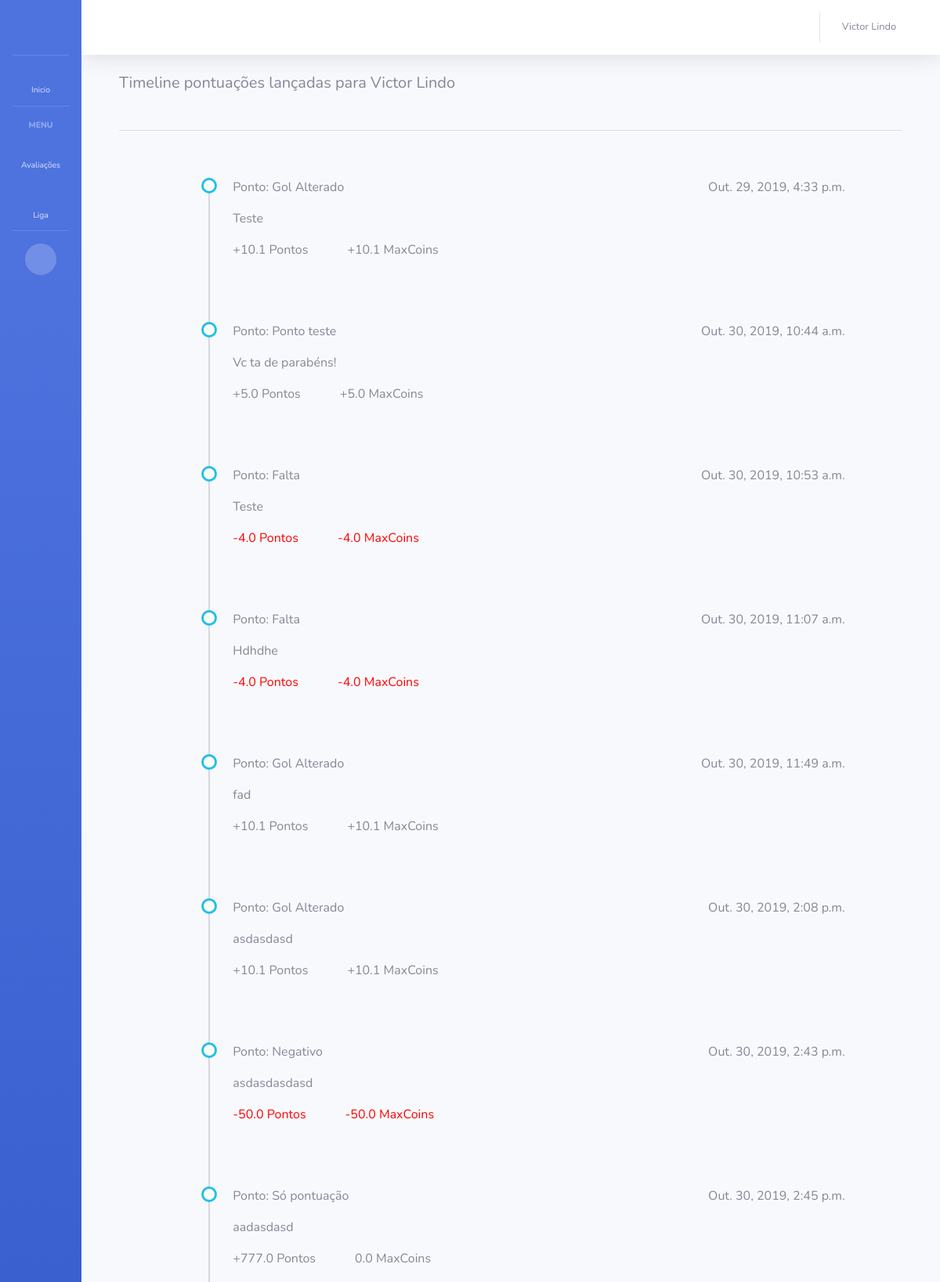
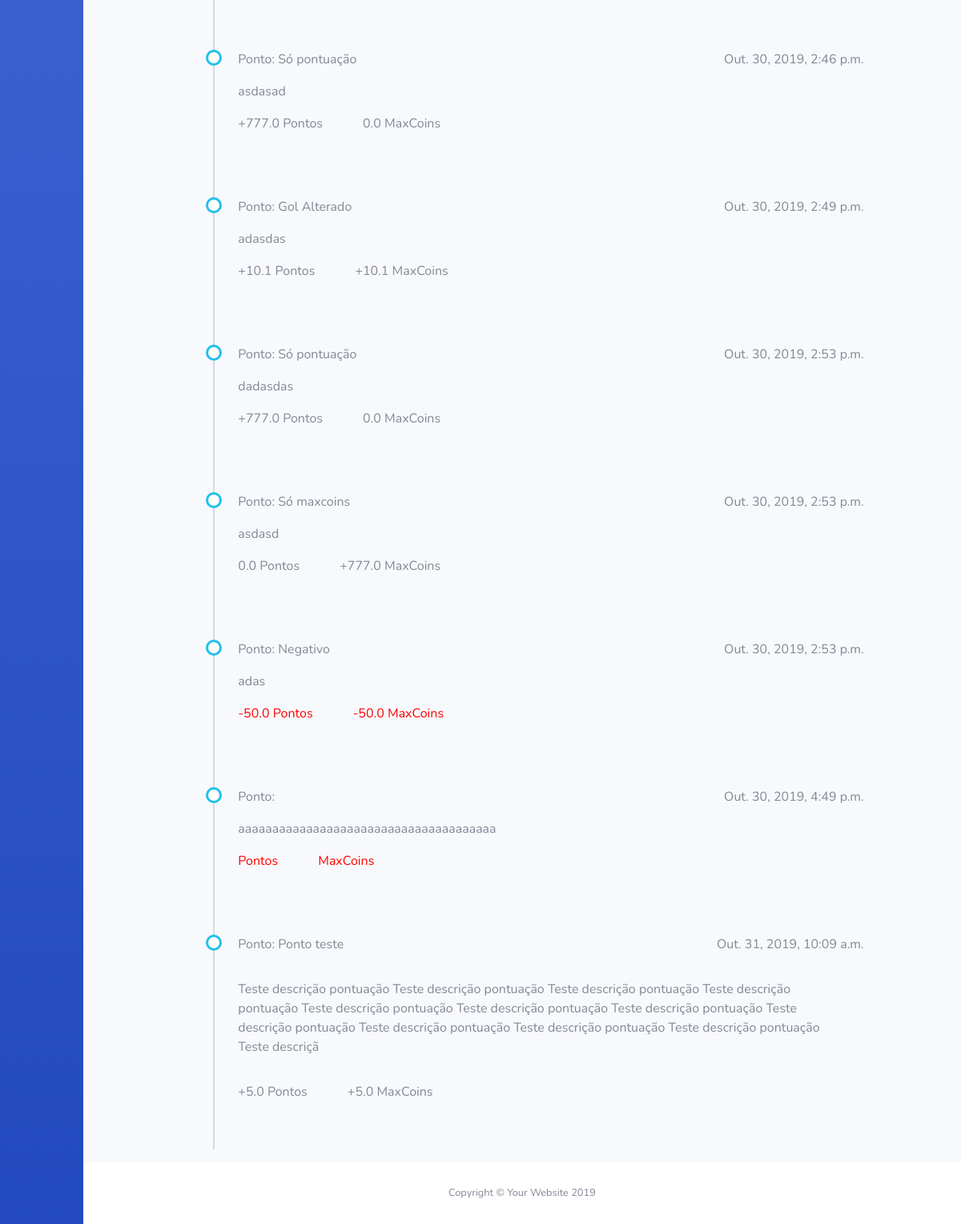
The page /avaliacoes/minhas-avaliacoes/ (signed in) on the database its author committed (2 pictures, top to bottom).
### app_maxliga/models.py (models this page shows, shortened)
class Colaborador(models.Model):
    usuario = models.OneToOneField(User, on_delete=models.SET_NULL, blank=True, null=True, verbose_name='Usuário')
    departamento = models.ForeignKey(Departamento, on_delete=models.SET_NULL, blank=True, null=True, verbose_name='Cargo do colaborador')
    liga = models.ForeignKey(Liga, on_delete=models.SET_NULL, blank=True, null=True, verbose_name='Liga do colaborador')
    nome = models.CharField('Nome do funcionário', max_length=128)
    data_cadastro = models.DateTimeField('Data de criação', auto_now_add=True)
    pontuacao = models.FloatField('Pontuação colaborador', blank=True, default=0)
    maxcoins = models.FloatField('MaxCoins colaborador', blank=True, default=0)

class LancamentoAvaliacao(models.Model):
    avaliador = models.ForeignKey(Colaborador, on_delete=models.SET_NULL, blank=True, null=True, verbose_name='Avaliador', related_name='avaliador_colaborador')
    colaborador = models.ForeignKey(Colaborador, on_delete=models.SET_NULL, blank=True, null=True, verbose_name='Colaborador', related_name='colaborador_colaborador')
    tipo_ponto = models.ForeignKey(TipoPonto, on_delete=models.SET_NULL, blank=True, null=True, verbose_name='Tipo de ponto')
    descricao = models.TextField('Descrição do lançamento', max_length=300)
    data_lancamento = models.DateTimeField('Data de criação', auto_now_add=True)

class TipoPonto(models.Model):
    nome = models.CharField('Nome tipo de ponto', max_length=128)
    qtd_ponto = models.FloatField('Quantidade de pontos', blank=True, default=0)
    qtd_maxcoins = models.FloatField('Quantidade de MaxCoins', blank=True, default=0)
    data_cadastro = models.DateTimeField('Data de criação', auto_now_add=True)

### app_maxliga/views.py (the view)
# urls.py: path('avaliacoes/minhas-avaliacoes/', minhas_avaliacoes, name='minhas_avaliacoes'),
@login_required
def minhas_avaliacoes(request):
    user = request.user.id
    colaborador = Colaborador.objects.get(usuario=user)
    avaliacoes = LancamentoAvaliacao.objects.filter(colaborador=colaborador)
    data = {
        'colaborador': colaborador,
        'avaliacoes': avaliacoes
    }
    return render(request, 'app_maxliga/minhas_avaliacoes.html', data)

### app_maxliga/templates/app_maxliga/minhas_avaliacoes.html
{% extends 'base.html' %}
{% block BodyHeading %}
<div class="container">
    <h5>Timeline pontuações lançadas para {{ colaborador.nome }}</h5>
    <br>
    <hr>
    <br>
    <div class="row">
        <div class="col-md-10 offset-md-1">
            <ul class="timeline">
                {% for avaliacao in avaliacoes %}
                <li>
                    <div class="row">
                        <div class="col">
                            <p> Ponto: {{ avaliacao.tipo_ponto.nome }}</p>
                        </div>
                        <div class="text-right">
                            <p>{{ avaliacao.data_lancamento }}</p>
                        </div>
                    </div>
                    <div class="row col">
                        <p>{{ avaliacao.descricao|linebreaks }}</p>
                    </div>
                    <div class="row col">
                        {% if avaliacao.tipo_ponto.qtd_ponto > 0 %}
                            <p>+{{ avaliacao.tipo_ponto.qtd_ponto }} Pontos</p>
                        {% elif avaliacao.tipo_ponto.qtd_ponto == 0 %}
                            <p>{{ avaliacao.tipo_ponto.qtd_ponto }} Pontos</p>
                        {% else %}
                            <p style="color:red;">{{ avaliacao.tipo_ponto.qtd_ponto }} Pontos</p>
                        {% endif %}
                        {% if avaliacao.tipo_ponto.qtd_maxcoins > 0 %}
                            <p style="margin-left:50px;">+{{ avaliacao.tipo_ponto.qtd_maxcoins }} MaxCoins</p>
                        {% elif avaliacao.tipo_ponto.qtd_maxcoins == 0 %}
                            <p style="margin-left:50px;">{{ avaliacao.tipo_ponto.qtd_maxcoins }} MaxCoins</p>
                        {% else %}
                            <p style="margin-left:50px; color:red;">{{ avaliacao.tipo_ponto.qtd_maxcoins }} MaxCoins</p>
                        {% endif %}
                    </div>
                </li>
                <br>
                {% endfor %}
            </ul>
        </div>
    </div>
</div>
{% endblock %}

### app_maxliga/templates/base.html (shortened to what this page needs)
{% load static %}
<!DOCTYPE html>
<html lang="pt-br">
<head>
  <link href="{% static 'vendor/fontawesome-free/css/all.min.css' %}" rel="stylesheet" type="text/css">
  <link href="{% static 'css/sb-admin-2.min.css' %}" rel="stylesheet">
</head>
<body id="page-top">
  <div id="wrapper">
    <ul class="navbar-nav bg-gradient-primary sidebar sidebar-dark accordion toggled" id="accordionSidebar">
      <a class="sidebar-brand d-flex align-items-center justify-content-center" href="{% url 'home' %}">
        <div class="sidebar-brand-icon">
          <i class="fas fa-grip-lines"></i>
        </div>
      </a>
      <hr class="sidebar-divider my-0">
      <li class="nav-item">
        <a class="nav-link" href="{% url 'home' %}">
          <i class="fas fa-fw fa-home"></i>
          <span>Inicio</span></a>
      </li>
      <hr class="sidebar-divider">
      <div class="sidebar-heading">
        Menu
      </div>
      <li class="nav-item">
        <a class="nav-link collapsed" href="#" data-toggle="collapse" data-target="#collapsePages" aria-expanded="true" aria-controls="collapsePages">
          <i class="fas fa-fw fa-stream"></i>
          <span>Avaliações</span>
        </a>
      </li>
      <li class="nav-item">
        <a class="nav-link collapsed" href="#" data-toggle="collapse" data-target="#collapseRanking" aria-expanded="true" aria-controls="collapsePages">
          <i class="fas fa-fw fa-flag"></i>
          <span>Liga</span>
        </a>
      </li>
      <hr class="sidebar-divider d-none d-md-block">
      <div class="text-center d-none d-md-inline">
        <button class="rounded-circle border-0" id="sidebarToggle"></button>
      </div>
    </ul>
    <div id="content-wrapper" class="d-flex flex-column">
      <div id="content">
        <nav class="navbar navbar-expand navbar-light bg-white topbar mb-4 static-top shadow">
          <ul class="navbar-nav ml-auto">
            <li class="nav-item dropdown no-arrow mx-1">
              <a class="nav-link dropdown-toggle" href="#" id="alertsDropdown" role="button" data-toggle="dropdown" aria-haspopup="true" aria-expanded="false">
                <i class="fas fa-bell fa-fw"></i>
              </a>
            </li>
            <li class="nav-item dropdown no-arrow">
              <a class="nav-link dropdown-toggle" href="#" id="userDropdown" role="button" data-toggle="dropdown" aria-haspopup="true" aria-expanded="false">
                <span class="mr-2 d-none d-lg-inline text-gray-600 small">{{ colaborador.nome }}</span>
                <i class="fas fa-user fa-fw"></i>
              </a>
            </li>
          </ul>
        </nav>
        <div class="container-fluid">
          {% block BodyHeading %}
          {% endblock %}
        </div>
      </div>
      <footer class="sticky-footer bg-white">
        <div class="container my-auto">
          <div class="copyright text-center my-auto">
            <span>Copyright &copy; Your Website 2019</span>
          </div>
        </div>
      </footer>
    </div>
  </div>
</body>
</html>

### app_maxliga/templates/base.html (style rules this page uses)
ul.timeline { list-style-type: none; position: relative; }
ul.timeline:before { content: ' '; background: #d4d9df; display: inline-block; position: absolute; left: 29px; width: 2px; height: 100%; z-index: 400; }
ul.timeline > li { margin: 20px 0; padding-left: 20px; }
ul.timeline > li:before { content: ' '; background: white; display: inline-block; position: absolute; border-radius: 50%; border: 3px solid #22c0e8; left: 20px; width: 20px; height: 20px; z-index: 400; }

### rows shown on the page
Colaborador: nome "Victor Lindo"
LancamentoAvaliacao: tipo_ponto.nome "Gol Alterado", data_lancamento "Out. 29, 2019, 4:33 p.m.", descricao "Teste", tipo_ponto.qtd_ponto "10.1", tipo_ponto.qtd_maxcoins "10.1"
LancamentoAvaliacao: tipo_ponto.nome "Ponto teste", data_lancamento "Out. 30, 2019, 10:44 a.m.", descricao "Vc ta de parabéns!", tipo_ponto.qtd_ponto "5.0", tipo_ponto.qtd_maxcoins "5.0"
LancamentoAvaliacao: tipo_ponto.nome "Falta", data_lancamento "Out. 30, 2019, 10:53 a.m.", descricao "Teste", tipo_ponto.qtd_ponto "-4.0", tipo_ponto.qtd_maxcoins "-4.0"
LancamentoAvaliacao: tipo_ponto.nome "Falta", data_lancamento "Out. 30, 2019, 11:07 a.m.", descricao "Hdhdhe", tipo_ponto.qtd_ponto "-4.0", tipo_ponto.qtd_maxcoins "-4.0"
LancamentoAvaliacao: tipo_ponto.nome "Gol Alterado", data_lancamento "Out. 30, 2019, 11:49 a.m.", descricao "fad", tipo_ponto.qtd_ponto "10.1", tipo_ponto.qtd_maxcoins "10.1"
LancamentoAvaliacao: tipo_ponto.nome "Gol Alterado", data_lancamento "Out. 30, 2019, 2:08 p.m.", descricao "asdasdasd", tipo_ponto.qtd_ponto "10.1", tipo_ponto.qtd_maxcoins "10.1"
LancamentoAvaliacao: tipo_ponto.nome "Negativo", data_lancamento "Out. 30, 2019, 2:43 p.m.", descricao "asdasdasdasd", tipo_ponto.qtd_ponto "-50.0", tipo_ponto.qtd_maxcoins "-50.0"
LancamentoAvaliacao: tipo_ponto.nome "Só pontuação", data_lancamento "Out. 30, 2019, 2:45 p.m.", descricao "aadasdasd", tipo_ponto.qtd_ponto "777.0", tipo_ponto.qtd_maxcoins "0.0"
LancamentoAvaliacao: tipo_ponto.nome "Só pontuação", data_lancamento "Out. 30, 2019, 2:46 p.m.", descricao "asdasad", tipo_ponto.qtd_ponto "777.0", tipo_ponto.qtd_maxcoins "0.0"
LancamentoAvaliacao: tipo_ponto.nome "Gol Alterado", data_lancamento "Out. 30, 2019, 2:49 p.m.", descricao "adasdas", tipo_ponto.qtd_ponto "10.1", tipo_ponto.qtd_maxcoins "10.1"
LancamentoAvaliacao: tipo_ponto.nome "Só pontuação", data_lancamento "Out. 30, 2019, 2:53 p.m.", descricao "dadasdas", tipo_ponto.qtd_ponto "777.0", tipo_ponto.qtd_maxcoins "0.0"
LancamentoAvaliacao: tipo_ponto.nome "Só maxcoins", data_lancamento "Out. 30, 2019, 2:53 p.m.", descricao "asdasd", tipo_ponto.qtd_ponto "0.0", tipo_ponto.qtd_maxcoins "777.0"
LancamentoAvaliacao: tipo_ponto.nome "Negativo", data_lancamento "Out. 30, 2019, 2:53 p.m.", descricao "adas", tipo_ponto.qtd_ponto "-50.0", tipo_ponto.qtd_maxcoins "-50.0"
LancamentoAvaliacao: data_lancamento "Out. 30, 2019, 4:49 p.m.", descricao "aaaaaaaaaaaaaaaaaaaaaaaaaaaaaaaaaaaaaa"
LancamentoAvaliacao: tipo_ponto.nome "Ponto teste", data_lancamento "Out. 31, 2019, 10:09 a.m.", descricao "Teste descrição pontuação Teste descrição pontuação Teste descrição pontuação Teste descrição pontuação Teste descrição pontuação Teste descrição pontuação Teste descrição pontuação Teste descrição pontuação Teste descrição pontuação Teste descrição pontuação Teste descrição pontuação Teste descriçã", tipo_ponto.qtd_ponto "5.0", tipo_ponto.qtd_maxcoins "5.0"
